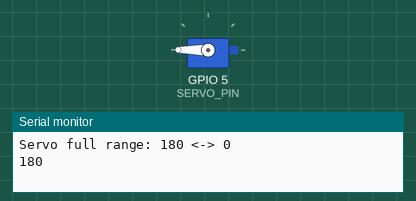
The sketch below on a simulated ESP32. Parts: servo, the last lines printed to the serial monitor.

Above: at 2.05 s.
At 5.0 s:
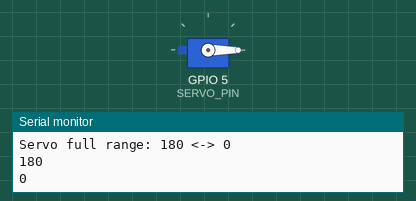
Timing chart, 0 to 8.9 s (numbered marks = the images above):
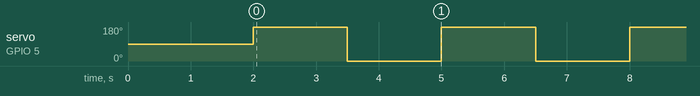

The sketch:

servo_full_range.ino
```cpp
// Servo full range: moves the servo on D4 to 180 degrees, then 0, and repeats.
// Wiring: servo brown -> GND, red -> 5V, orange -> D4.
// Needs the ESP32Servo library.

#include <ESP32Servo.h>

const int SERVO_PIN = D4;
const int PAUSE_MS  = 1500;  // time at each end

Servo servo;

void setup() {
  Serial.begin(115200);
  delay(2000);
  Serial.println("Servo full range: 180 <-> 0");
  servo.setPeriodHertz(50);
  servo.attach(SERVO_PIN, 500, 2400);
}

void loop() {
  Serial.println("180");
  servo.write(180);
  delay(PAUSE_MS);

  Serial.println("0");
  servo.write(0);
  delay(PAUSE_MS);
}
```

Measured:
- by itself, servo on GPIO 5 (SERVO_PIN): alternates 180° for 1.5 s and 0° for 1.5 s
